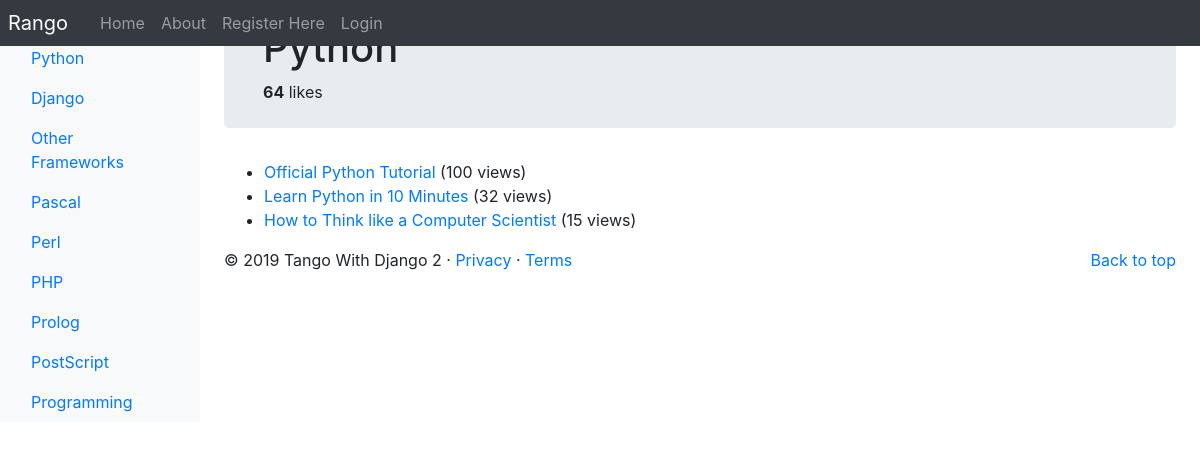
/rango/category/python/, run on the app's committed database.
### rango/models.py (models this page shows, shortened)
class Category(models.Model):
    NAME_MAX_LENGTH = 128
    name = models.CharField(max_length=NAME_MAX_LENGTH, unique=True)
    views = models.IntegerField(default=0)
    likes = models.IntegerField(default=0)
    slug = models.SlugField(unique=True)
    class Meta:
        verbose_name_plural = 'Categories'

class Page(models.Model):
    TITLE_MAX_LENGTH = 128
    URL_MAX_LENGTH = 200
    category = models.ForeignKey(Category, on_delete=models.CASCADE)
    title = models.CharField(max_length=TITLE_MAX_LENGTH)
    url = models.URLField()
    views = models.IntegerField(default=0)
    last_visit = models.DateTimeField(blank=True)

### rango/views.py (the view, shortened to what this page needs)
# urls.py: path('category/<slug:category_name_slug>/', views.ShowCategoryView.as_view(), name='show_category'),
class ShowCategoryView(View):
    def create_context_dict(self, category_name_slug):
        context_dict = {}
        try:
            category = Category.objects.get(slug=category_name_slug)
            pages = Page.objects.filter(category=category).order_by('-views')
            context_dict['pages'] = pages
            context_dict['category'] = category
        except Category.DoesNotExist:
            context_dict['category'] = None
            context_dict['pages'] = None
        return context_dict
    def get(self, request, category_name_slug):
        context_dict = self.create_context_dict(category_name_slug)
        return render(request, 'rango/category.html', context_dict)

### rango/templatetags/rango_template_tags.py (called while the page is built)
@register.inclusion_tag('rango/categories.html')
def get_category_list(current_category=None):
    return {'categories': Category.objects.all(),
            'current_category': current_category}

### templates/rango/category.html (shortened to what this page needs)
{% extends 'rango/base.html' %}
{% load staticfiles %}
{% block body_block %}
    {% if category %}
        <div class="jumbotron p-4">
            <div class="container">
                <h1 class="jumotron-heading">{{ category.name }}</h1>
                <div>
                    <strong id="like_count">{{ category.likes }}</strong> likes
                </div>
            </div>
        </div>
        <div id="page-listing">
        {% if pages %}
        <ul>
            {% for page in pages %}
            <li>
                <a href="{% url 'rango:goto' %}?page_id={{ page.id }}">{{ page.title }}</a>
                {% if page.views > 1 %}
                    ({{ page.views }} views)
                {% elif page.views == 1 %}
                    ({{ page.views }} view)
                {% endif %}
            </li>
            {% endfor %}
        </ul>
        {% else %}
        <strong>No pages currently in category.</strong>
        {% endif %}
        </div>
    {% else %}
        The specified category does not exist!
    {% endif %}
{% endblock %}

### templates/rango/base.html (shortened to what this page needs)
<!DOCTYPE html>
{% load staticfiles %}
{% load rango_template_tags %}
<html lang="en">
    <head>
    <link href="https://getbootstrap.com/docs/4.2/dist/css/bootstrap.min.css" rel="stylesheet">
    <link href="https://getbootstrap.com/docs/4.2/examples/dashboard/dashboard.css" rel="stylesheet">
    </head>
    <body>
        <header>
            <nav class="navbar navbar-expand-md navbar-dark fixed-top bg-dark p-0">
                <a class="navbar-brand p-2" href="{% url 'rango:index' %}">Rango</a>
                <div class="collapse navbar-collapse" id="navbarCollapse">
                    <ul class="navbar-nav mr-auto">
                        <li class="nav-item"><a class="nav-link" href="{% url 'rango:index' %}">Home</a></li>
                        <li class="nav-item "><a class="nav-link" href="{% url 'rango:about' %}">About</a></li>
                        {% if user.is_authenticated %}
                        <li class="nav-item "><a class="nav-link" href="{% url 'rango:restricted' %}">Restricted</a></li>
                        <li class="nav-item"><a class="nav-link" href="{% url 'rango:add_category' %}">Add Category</a></li>
                        <li class="nav-item"><a class="nav-link" href="{% url 'rango:profile' user.username %}">Profile</a></li>
                        <li class="nav-item"><a class="nav-link" href="{% url 'rango:list_profiles' %}">List Profiles</a></li>
                        <li class="nav-item"><a class="nav-link" href="{% url 'auth_logout' %}?next=/rango/">Logout</a></li>
                        {% else %}
                        <li class="nav-item"><a class="nav-link" href="{% url 'registration_register' %}">Register Here</a></li>
                        <li class="nav-item "><a class="nav-link" href="{% url 'auth_login' %}">Login</a></li>
                        {% endif %}
                    </ul>
                </div>
            </nav>
        </header>
        <div class="container-fluid">
            <div class="row">
                <nav class="col-md-2 d-none d-md-block bg-light sidebar">
                    <div class="ml-3 w-75">
                    </div>
                    <div class="sidebar-sticky" id="categories-listing">
                    {% block sidebar_block %}
                        {% get_category_list category %}
                    {% endblock %}
                    </div>
                </nav>
                <main role="main" class="col-md-9  ml-sm-auto col-lg-10 px-4">
                    {% block body_block %}{% endblock %}
                    <footer>
                        <p class="float-right"><a href="#">Back to top</a></p>
                        <p>&copy; 2019 Tango With Django 2 &middot; <a href="#">Privacy</a> &middot; <a href="#">Terms</a></p>
                    </footer>
                </main>
            </div>
        </div>
    </body>
</html>

### templates/rango/categories.html (shortened to what this page needs)
<ul class="nav flex-column">
    {% if categories %}
        {% for c in categories %}
            {% if c == current_category %}
            <li class="nav-item"><a class="nav-link active" href="{% url 'rango:show_category' c.slug %}">{{ c.name }}</a></li>
            {% else %}
            <li class="nav-item"><a class="nav-link" href="{% url 'rango:show_category' c.slug %}">{{ c.name }}</a></li>
            {% endif %}
        {% endfor %}
    {% else %}
        <li class="nav-item">There are no categories present.</li>
    {% endif %}
</ul>

### data on the page
Category: name "Python", likes "64"
Category: name "Django"
Category: name "Other Frameworks"
Category: name "Pascal"
Category: name "Perl"
Category: name "PHP"
Category: name "Prolog"
Category: name "PostScript"
Category: name "Programming"
Page: title "Official Python Tutorial", views "100"
Page: title "Learn Python in 10 Minutes", views "32"
Page: title "How to Think like a Computer Scientist", views "15"
